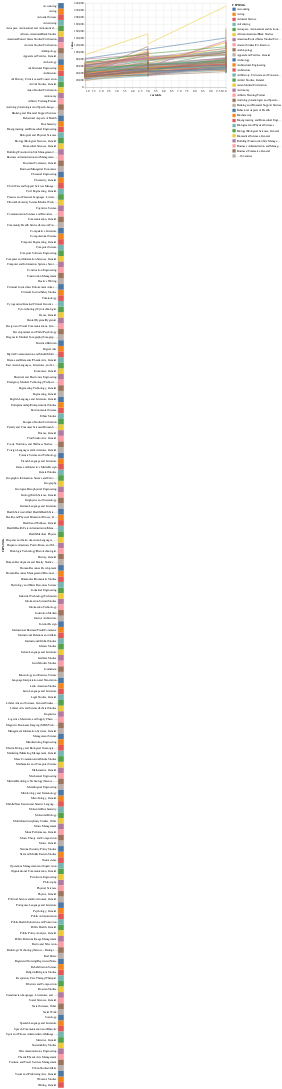

Write notebook code for a chart like this one.
### Code cell
df_austin['CIP6Title'].fillna("Institution Median", inplace = True)
majors = df_austin['CIP6Title'].unique()
#how to replace NA with school median

major_dropdown = alt.binding_select(options=majors)


#removed :O categorization
majorsDF = pd.DataFrame({'CIP6Title': majors})

#institution selector

majors = df_austin['CIP6Title'].unique()
#how to replace NA with school median

institutions = df_austin['inst_name'].unique()
inst_dropdown = alt.binding_select(options=institutions)
inst_select = alt.selection_single(fields=['inst_name'], bind=inst_dropdown, name="Institution")


selection = alt.selection_multi(fields=['CIP6Title'])
color = alt.condition(selection, alt.Color('CIP6Title:N'), alt.value('lightgray'))
#make replaced with CIP6title
study_selector = alt.Chart(majorsDF).mark_rect().encode(y='CIP6Title', color=color).add_selection(selection)

#fuel replaced with value
salary_info = alt.Chart(df_austin).mark_line().encode(x='variable:Q', y=alt.Y('value:Q'), color='CIP6Title:N').properties(width = 500).add_selection(
    inst_select).transform_filter(selection).transform_filter()


study_selector | salary_info

### Figure 1 — Vega-Lite specification as saved in the notebook (floating-point values rounded to 4 significant figures; data arrays with more than 128 entries replaced by an {"elided": "..."} marker saying what was removed)
{"config": {"view": {"continuousWidth": 400, "continuousHeight": 300}}, "hconcat": [{"data": {"name": "data-e41ee4c08ed9a1fb39e38f9dc7916763"}, "mark": "rect", "encoding": {"color": {"condition": {"type": "nominal", "field": "CIP6Title", "selection": "selector006"}, "value": "lightgray"}, "y": {"type": "nominal", "field": "CIP6Title"}}, "selection": {"selector006": {"type": "multi", "fields": ["CIP6Title"]}}}, {"data": {"name": "data-a5d4c91d3a6e52ff5985f71866e795be"}, "mark": "line", "encoding": {"color": {"type": "nominal", "field": "CIP6Title"}, "x": {"type": "quantitative", "field": "variable"}, "y": {"type": "quantitative", "field": "value"}}, "selection": {"Institution": {"type": "single", "fields": ["inst_name"], "bind": {"input": "select", "options": ["UT Arlington", "UT Austin", "UT Dallas", "UT El Paso", "UT Health Science Center - Houston", "UT Health Science Center - San Antonio", "UT MD Anderson Cancer Center", "UT Medical Branch - Galveston", "UT Permian Basin", "UT Rio Grande Valley", "UT San Antonio", "UT Southwestern Medical Center", "UT Tyler"]}}}, "transform": [{"filter": {"selection": "selector006"}}], "width": 500}], "$schema": "https://vega.github.io/schema/vega-lite/v4.8.1.json", "datasets": {"data-e41ee4c08ed9a1fb39e38f9dc7916763": {"elided": "193 records"}, "data-a5d4c91d3a6e52ff5985f71866e795be": {"elided": "1476 records"}}}
